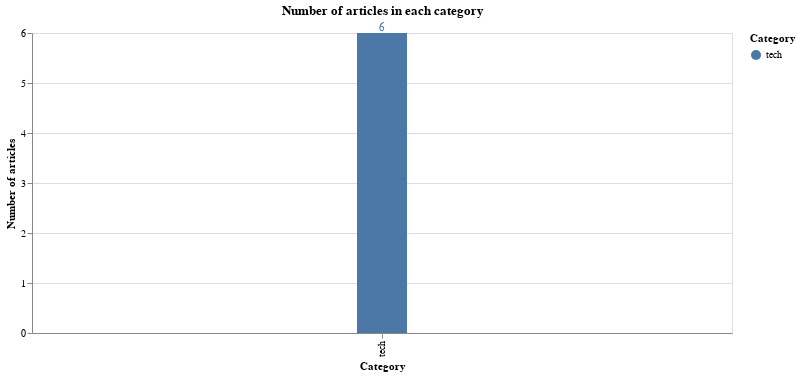

The notebook cell this image was saved under:
### Markdown cell above
### Number of articles in each category

### Code cell
#Creating bar chart from our dataset
bars = alt.Chart(df).mark_bar(size=50).encode(
    x=alt.X("Category"),
    y=alt.Y("count():Q", axis=alt.Axis(title='Number of articles')),
    tooltip=[alt.Tooltip('count()', title='Number of articles'), 'Category'],
    color='Category'

)

text = bars.mark_text(
    align='center',
    baseline='bottom',
).encode(
    text='count()'
)

(bars + text).interactive().properties(
    height=300, 
    width=700,
    title = "Number of articles in each category",
)
